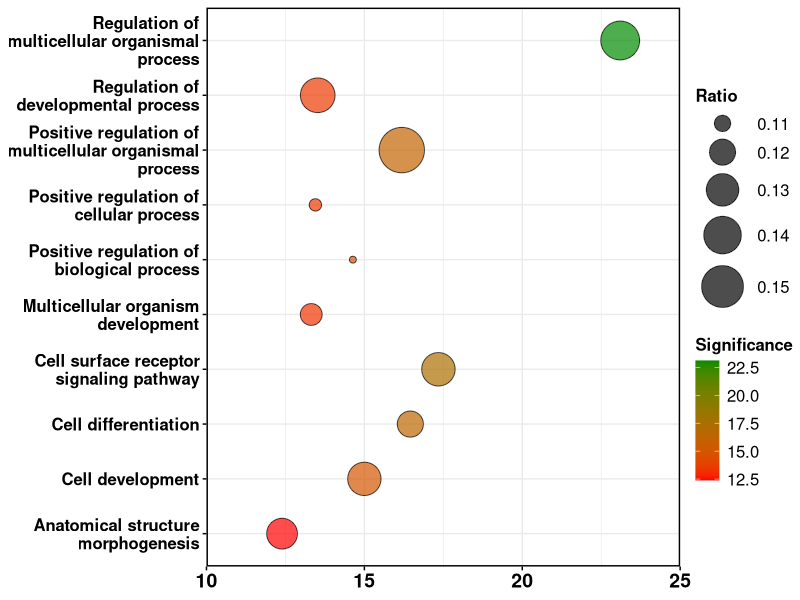
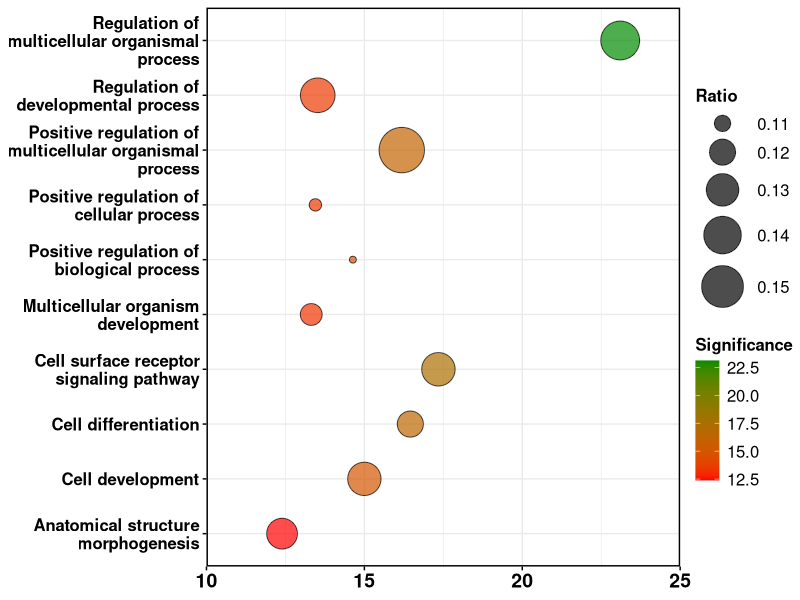

Generate these figures, in order, with R:
library(ggplot2)
library(stringr)
data <- read.delim("fa.txt", header = TRUE, sep = "\t")
gg <- ggplot(data, aes(x = -log10(PValue), y = GO_Term, size = Ratio, fill = -log10(PValue))) +
  geom_point(shape = 21, alpha = 0.7) +
  #labs(title = "GO Term Enrichment", x = "Enrichment", y = "GO Term") +
  scale_size_continuous(range = c(2, 15), guide = guide_legend(override.aes = list(fill = "black"))) + 
  scale_fill_gradient(low = "red", high = "green4", name = "Significance") + 
  scale_x_continuous(limits = c(10, 25), breaks = seq(10, 25, by = 5), expand = c(0, 0)) +  # Adjust the limits and breaks as needed
  theme_minimal() +
  scale_y_discrete(labels = function(y) str_wrap(y, width = 25)) +
  theme_minimal() +
  theme(legend.text = element_text(size = 12), legend.title = element_text(size = 12, face = "bold"),
        axis.text.x = element_text(size = 14, face = "bold",colour = "Black"), axis.text.y = element_text(size = 12, face = "bold",colour = "Black"),
        legend.margin = margin(b = 5),panel.border = element_rect(color = "black", fill = NA, size = 1.0),axis.ticks = element_line(),axis.title.x=element_blank(),axis.title.y=element_blank())

gg
ggsave("G_Inf_CD4_bubble.pdf", gg, width = 7, height = 6, units = "in", bg = "white")
